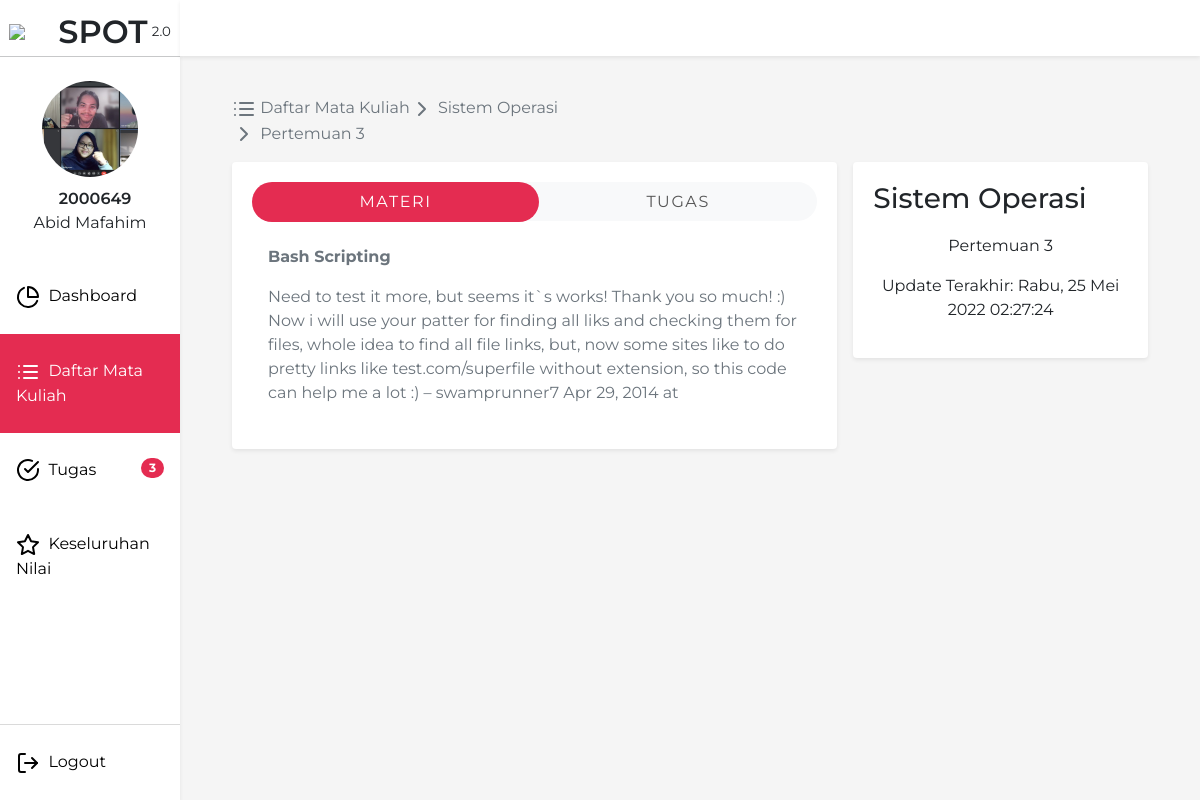
Page /MataKuliah/PT502/5 (signed in) on the earlier database version.
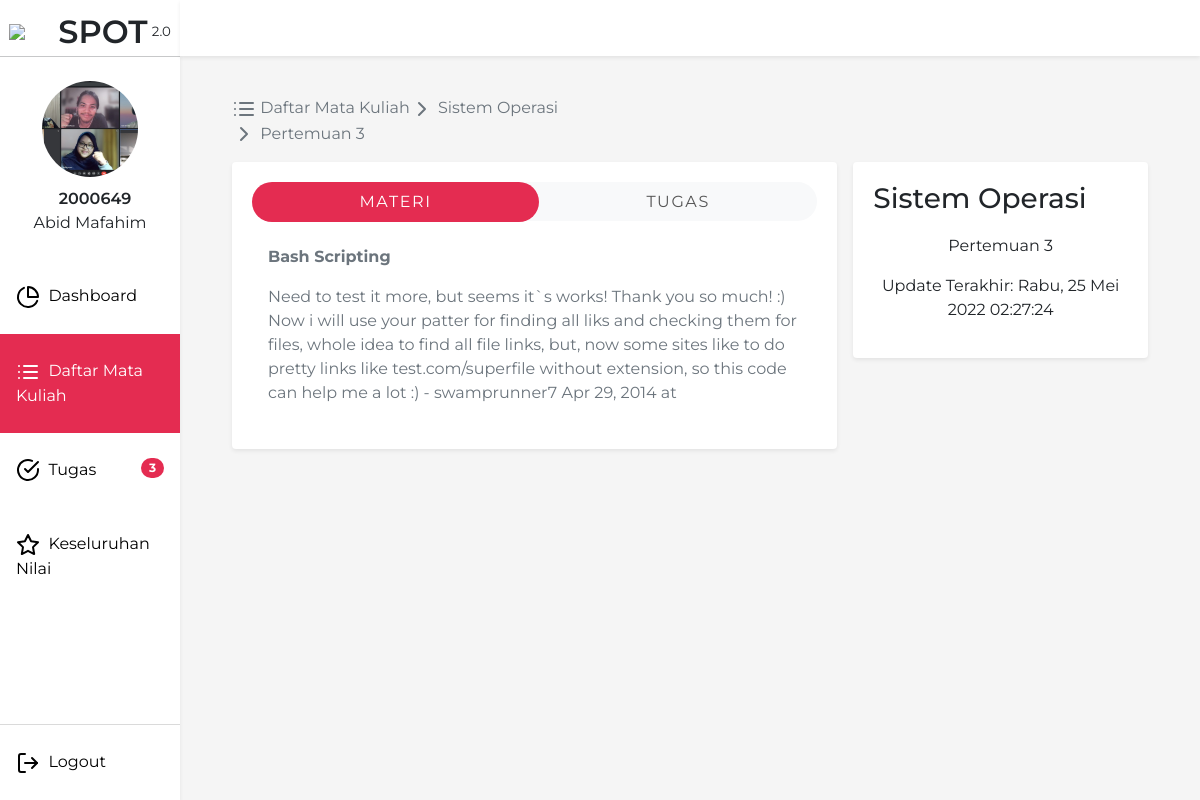
Same page on the later database version.
### tables this page shows
CREATE TABLE `mahasiswa` (
  `npm` int(10) UNSIGNED NOT NULL,
  `name` varchar(255) NOT NULL,
  `avatar` varchar(255) NOT NULL DEFAULT 'default.jpg'
);

CREATE TABLE `materi` (
  `id_materi` int(11) NOT NULL,
  `kd_matkul` varchar(15) NOT NULL,
  `pertemuan` int(3) NOT NULL,
  `judul` varchar(128) NOT NULL,
  `highlight` text NOT NULL,
  `deskripsi` text NOT NULL,
  `last_update` datetime NOT NULL DEFAULT current_timestamp()
);

CREATE TABLE `matakuliah` (
  `kd_matkul` varchar(15) NOT NULL,
  `nid` int(10) UNSIGNED NOT NULL,
  `nid2` int(10) UNSIGNED NOT NULL,
  `nama_matkul` varchar(100) NOT NULL,
  `description` text NOT NULL,
  `sks` int(11) NOT NULL,
  `waktu` time NOT NULL,
  `hari` enum('Senin','Selasa','Rabu','Kamis','Jumat','Sabtu') NOT NULL
);

### Database/Query.php (called while the page is built, shortened)
<?php
class Query {
    private $resource;
    private $columns = array("*");
    private $select;
    private $where = array();
    private $limit;
    private $orderBy;
    private $joinVal = array("");
    private $mainTable;
    private $groupBy;
    public function reset() {
        $this->resource = null;
        $this->columns = array("*");
        $this->select = null;
        $this->where = array();
        $this->limit = null;
        $this->orderBy = null;
        $this->joinVal = array("");
        $this->mainTable = null;
        $this->groupBy = null;
    }
    public function query($sql) {
        $this->resource = mysqli_query(mysqli_connect("localhost", "root", "", "penilaian-app"), $sql);
        return $this;
    }
    public function table($table)
    {
        $this->mainTable = $table;
        $this->select = "SELECT " . implode(",", $this->columns) . " FROM $table AS $table ";
        return $this;
    }
    public function columns(array $column)
    {
        $this->columns = $column;
        return $this;
    }
    public function where($column, $value, $operator = "=")
    {
        array_push($this->where, " $column $operator '$value' ");
        $this->where[0] = (count($this->where) < 2 ? " WHERE " . $this->where[0] : $this->where[0]);
        return $this;
    }
    public function limit($limit)
    {
        $this->limit = " LIMIT " . $limit;
        return $this;
    }
    public function join($table, $column, $column2 = "",  $method = "INNER")
    {
        $column2 = $column2 == "" ? $column : $column2;
        $column2On = "";
        if(str_contains($column2, '.')){
            $column2On = $column2;
        } else {
            $column2On = $this->mainTable . ".$column2";
        }
        array_push($this->joinVal, "$method JOIN $table AS $table ON $table.$column = $column2On ");
        return $this;
    }
    public function get($table = "")
    {
        $this->mainTable = $table == "" ? $this->mainTable : $table;
        $this->select = $this->select == NULL ?  "SELECT " . implode($this->columns) . " FROM $table " : $this->select;
        $sql = $this->select
        . implode("", $this->joinVal)
        . implode(" AND ", $this->where)
        . $this->groupBy
        . $this->orderBy
        . $this->limit;
        $this->resource = mysqli_query(mysqli_connect("localhost", "root", "", "penilaian-app"), $sql);
        return $this;
    }
    public function fetch()
    {
        $result = Array();
        while ($row = mysqli_fetch_assoc($this->resource)) {
            $result[] = $row;
        }
        return $result;
    }
    public function count()
    {
        return $this->resource->num_rows;
    }
}

### App/Helper.php (called while the page is built, shortened)
<?php
class Helper {
    public function convertDay($day)
    {
        $days = ['Minggu', 'Senin', 'Selasa', 'Rabu', 'Kamis', 'Jumat', 'Sabtu'];
        return $days[$day];
    }
    public function convertMonth($month)
    {
        $months = ['', 'Januari', 'Februari', 'Maret', 'April', 'Mei', 'Juni', 'Juli', 'Agustus', 'September', 'Oktober', 'November', 'Desember'];
        return $months[$month];
    }
    public function convertSQLDate($date, $filter = "")
    {
        $strtotime = strtotime($date);
        $phpdate = NULL;
        if($filter == "NO_DATE"){
            $phpdate = date('H:i', $strtotime);
        } elseif ($filter == "NO_TIME") {
            $phpdate = $this->convertDay(date("w", $strtotime)) . ", " . date("d", $strtotime) . " " . $this->convertMonth(date("n", $strtotime)) . " " . date("Y", $strtotime);
        } else {
            $phpdate = $this->convertDay(date("w", $strtotime)) . ", " . date('d', $strtotime) . ' ' . $this->convertMonth(date('n', $strtotime)) . ' ' . date('Y', $strtotime) . ' ' . date('H:i:s', $strtotime);
        }
        return $phpdate;
    }
}

### views/mahasiswa/materi.php (the view, shortened to what this page needs)
<!DOCTYPE html>
<html>
<head>
  <link href="https://cdn.jsdelivr.net/npm/bootstrap@5.1.3/dist/css/bootstrap.min.css" rel="stylesheet"
>
  <link href="\css\materi.css" rel="stylesheet" type="text/css" />
  <link href="\css\component\navbar.css" rel="stylesheet" type="text/css" />
</head>
<body>
  <?php include('components/sidebar.php'); ?>
  <div class="main-content">
    <div class="p-3">
      <div class="row">
        <div class="col-md-6">
          <div aria-label="breadcrumb">
            <ol class="breadcrumb">
              <a href="/MataKuliah">
                <li class="breadcrumb-item active" aria-current="page">
                    <span class="breadcrumb-item-text"><i class="icon ico-dark" data-feather="list"></i>&nbsp;Daftar Mata Kuliah</span>
                </li>
              </a>
              <a href=<?= "/MataKuliah/" . $kodeMatkul ?>>
                <li class="breadcrumb-item active" aria-current="page">
                  <?php
                    $row = $DB->table('materi')->join('matakuliah', 'kd_matkul')->where('materi.id_materi', $idMateri)->get()->fetch();
                  ?>
                  <span class="breadcrumb-item-text"><i class="icon ico-dark" data-feather="chevron-right"></i>&nbsp;<?= $row[0]["nama_matkul"] ?></span>
                </li>
              </a>
              <a href="materi.html">
                <li class="breadcrumb-item active" aria-current="page">
                  <span class="breadcrumb-item-text"><i class="icon ico-dark"
                      data-feather="chevron-right"></i>&nbsp;Pertemuan <?= $row[0]["pertemuan"] ?></span>
                </li>
              </a>
            </ol>
          </div>
        </div>
      </div>
      <div class="row g-3">
        <div class="col-lg-4 order-lg-2">
          <div class="sum-nilai-card shadow-sm rounded">
            <h3><?= $row[0]["nama_matkul"] ?></h3>
            <p style="text-align:center;" class="nilai-desc">Pertemuan <?= $row[0]["pertemuan"] ?></p>
            <p style="text-align:center;" class="nilai-desc">Update Terakhir: <?= $helper->convertSQLDate($row[0]["last_update"]) ?></p>
          </div>
        </div>
        <div class="col-lg-8 order-lg-1">
          <div class="sum-nilai-card shadow-sm rounded">
            <ul id="myTab" role="tablist"
              class="nav nav-tabs nav-pills flex-column flex-sm-row text-center bg-light border-0 rounded-nav">
              <li class="nav-item flex-sm-fill">
                <a id="materi-tab" data-toggle="tab" href="#materi" role="tab" aria-controls="materi"
                  aria-selected="true" class="nav-link border-0 text-uppercase font-weight-bold active">Materi</a>
              </li>
              <li class="nav-item flex-sm-fill">
                <a id="tugas-tab" data-toggle="tab" href="#tugas" role="tab" aria-controls="tugas" aria-selected="false"
                  class="nav-link border-0 text-uppercase font-weight-bold">Tugas</a>
              </li>
            </ul>
            <div id="myTabContent" class="tab-content">
              <div id="materi" role="tabpanel" aria-labelledby="materi-tab" class="tab-pane fade px-3 py-4 show active">
                <p class="text-muted">
                  <b><?= $row[0]["judul"] ?></b>
                </p>
                <p class="text-muted mb-0">
                  <?= $row[0]["deskripsi"] ?>
                </p>
              </div>
            </div>
          </div>
        </div>
      </div>
    </div>
  </div>
</body>
</html>

### index.php (shortened to what this page needs)
<?php
$request = $_SERVER['REQUEST_URI'];
$helper = new helper();
$DB = new Query();
$parseURL = explode("/", strtolower(parse_url($request, PHP_URL_PATH)));
$helper->checkSession();
switch (strtolower($request)) {
    case '/matakuliah/' . (!empty($parseURL[2]) ? $parseURL[2] : '') . '/' . (!empty($parseURL[3]) ? $parseURL[3] : ''):
        $kodeMatkul = $parseURL[2];
        $idMateri = $parseURL[3];
        require "views/mahasiswa/materi.php";
        break;
}

### components/sidebar.php (shortened to what this page needs)
<?php
$request = $_SERVER['REQUEST_URI'];
$requestParsed = explode("/", strtolower(parse_url($_SERVER['REQUEST_URI'], PHP_URL_PATH)));
$active_menu = 'class="active"';
?>
<link rel="stylesheet" href="//code.jquery.com/ui/1.13.1/themes/base/jquery-ui.css">
<nav class="shadow-sm">
</nav>
<?php
  if($_SESSION["level"] == "mahasiswa"){
?>
<div class="sidebar shadow-sm">
    <div class="brand">
      <img class="logo" src="/assets/image/Logo_Almamater_UPI.svg" width="45">
      <span class="brand-name">SPOT</span>
      <span class="brand-version">2.0</span>
    </div>
    <hr style="margin: 0;">
    <div class="login-info">
      <div class="avatar-circle" id="profilePicture" title="Kami merekomendasikan menggunakan gambar dengan rasio 1:1">
        <?php
          $fileName = $DB->columns(['avatar'])->table('mahasiswa')->where('npm', $_SESSION['npm'])->limit('1')->get()->fetch();
          $DB->reset();
        ?>
        <img class="avatar" id="avatarPicture" src="/assets/image/profile/<?= $fileName[0]['avatar'] ?>" alt="profile" width="72">
      </div>
      <span class="name"><?= $_SESSION['npm'] ?></span>
      <span class="nim"><?= ucwords(strtolower($_SESSION['name'])) ?></span>
    </div>
    <a <?= ($requestParsed[1] == 'dashboard' || $request == '/') ? $active_menu : '' ?> href="/">
      <i class="icon" data-feather="pie-chart"></i>
      <span class="menu-name">&nbsp;Dashboard</span>
    </a>
    <a <?= ($requestParsed[1] == 'matakuliah') ? $active_menu : '' ?> href="/MataKuliah">
      <i class="icon" data-feather="list"></i>
      <span class="menu-name">&nbsp;Daftar Mata Kuliah</span>
    </a>
    <a <?= ($requestParsed[1] == 'tugas') ? $active_menu : '' ?> href="/Tugas">
      <i class="icon" data-feather="check-circle"></i>
      <span class="menu-name">&nbsp;Tugas</span>
      <?php
      $getNFTugas = $DB->query("CALL getNFTugas(2000649)")->count();
      if($getNFTugas > 0 ) {
      ?>
      <span class="badge"><?= $getNFTugas ?></span>
      <?php } ?>
    </a>
    <a <?= ($requestParsed[1] == 'nilai') ? $active_menu : '' ?> href="/Nilai">
      <i class="icon" data-feather="star"></i>
      <span class="menu-name">&nbsp;Keseluruhan Nilai</span>
    </a>
    <a class="menu-settings logout" href="/Logout">
      <i class="icon" data-feather="log-out"></i>
      <span class="menu-name">&nbsp;Logout</span>
    </a>
  </div>
  <?php } else {echo "no level?" . $_SESSION["level"];} ?>

### css/materi.css (style rules this page uses)
body { background-color: rgb(245, 245, 245); margin: 0 auto; width: 100vw; height: 100vh; font-family: 'Montserrat', sans-serif; }
h1, h2, h3, h4 { display: inline-block; }
.main-content { margin-left: 18vw; margin-right: 3vw; padding-top: 10vh; }
.breadcrumb-item svg { z-index: -1; }
.breadcrumb-item-text { display: inline-block; vertical-align: middle; }
.sum-nilai-card { background-color: white; padding: 20px; }
.nilai-desc { margin-top: 10px; font-size: 12pt; }
p.text-muted, p.text-muted.mb-0 { text-align: left; }
@media (min-width: 576px) { .rounded-nav { border-radius: 50rem !important; } }
@media (min-width: 576px) { .rounded-nav .nav-link { border-radius: 50rem !important; } }
a#materi-tab.nav-link.border-0.text-uppercase.font-weight-bold.active, a#tugas-tab.nav-link.border-0.text-uppercase.font-weight-bold.active, a#evaluasi-tab.nav-link.border-0.text-uppercase.font-weight-bold.active { background-color: var(--primaryColor) !important; }
.nav-pills .nav-link { color: #555; }
.text-uppercase { letter-spacing: 0.1em; }

### css/component/navbar.css (style rules this page uses)
:root { --primaryColor: #e42c51; }
nav { width: 85vw; background-color: rgb(255, 255, 255); position: fixed; margin: 0; padding: 0; height: 7vh; overflow: auto; right: 0; display: flex; justify-content: flex-end; padding-right: 3vw; overflow: unset; z-index: 99; }
.sidebar { margin: 0; padding: 0; width: 15vw; background-color: rgb(255, 255, 255); position: fixed; height: 100vh; overflow: auto; }
.brand { padding-top: 1vh; height: 7vh; text-align: center; }
.brand-name { display: inline-block; vertical-align: middle; font-size: 24pt; font-weight: 600; }
.brand-version { font-size: 10pt; margin-top: 15px; }
.logo { display: inline-block; vertical-align: middle; height: auto !important; max-width: 45px; }
.login-info { text-align: center; padding-top: 3vh; padding-bottom: 3vh; }
.avatar-circle { position: relative; width: 96px; aspect-ratio: 1; margin-left: auto; margin-right: auto; cursor: pointer; }
.avatar { width: 100%; height: 100%; object-fit: cover; border-radius: 100px; object-position: center; display: block; }
.name { margin-top: 10px; display: block; margin-left: 10px; font-weight: 600; }
.sidebar a { display: block; color: black; padding: 25px 16px; text-decoration: none; transition: background-color 100ms linear; }
.sidebar a.active { background-color: var(--primaryColor); color: white; }
.badge { position: inherit; float: right; width: max-content; border-radius: 100vh; }
a:not(.active)>.badge { background-color: var(--primaryColor); border-radius: 200px; }
.icon { position: relative; text-align: c; }
.logout { border-top: 1px solid rgb(218, 218, 218); position: absolute; bottom: 0; }
a.logout { color: rgb(2, 2, 2); width: 100%; }

Differences in the rows shown:
changed materi "Bash Scripting": deskripsi "…me a lot :) – swamprunner7 Apr 29, 2014…" → "…me a lot :) - swamprunner7 Apr 29, 2014…"
